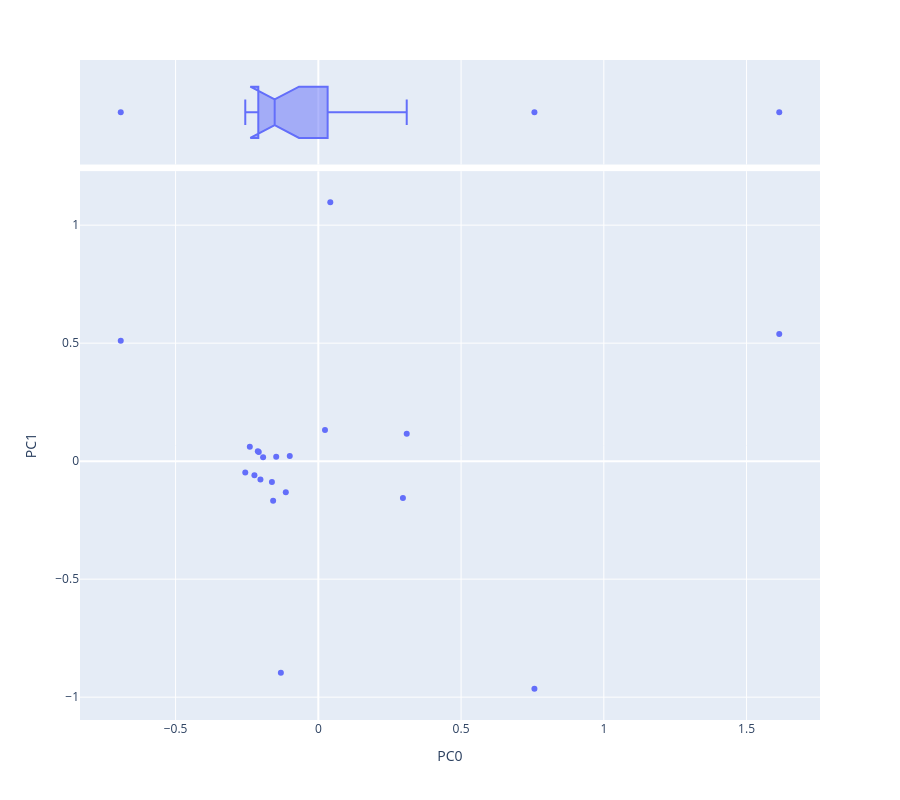

This figure's notebook cell:
### Code cell
vis_pcs(TCM, 0, 1)

### Figure 1 — Plotly figure (JSON) as saved in the notebook; plotly's stock layout.template omitted (floating-point values rounded to 4 significant figures)
{"data": [{"hovertemplate": "<b>%{hovertext}</b><br><br>PC0=%{x}<br>PC1=%{y}<extra></extra>", "hovertext": ["T00", "T01", "T02", "T03", "T04", "T05", "T06", "T07", "T08", "T09", "T10", "T11", "T12", "T13", "T14", "T15", "T16", "T17", "T18", "T19"], "legendgroup": "", "marker": {"color": "#636efa", "symbol": "circle"}, "mode": "markers", "name": "", "orientation": "v", "showlegend": false, "type": "scatter", "x": [-0.1583, -0.2027, -0.24, 0.02332, -0.2559, -0.1001, -0.6921, 0.2963, -0.1626, -0.2086, 1.615, -0.2119, -0.1476, 0.3096, -0.1935, -0.1313, 0.0419, -0.2239, -0.114, 0.7569], "xaxis": "x", "y": [-0.1677, -0.07734, 0.06057, 0.1317, -0.04816, 0.0213, 0.5105, -0.1564, -0.08833, 0.03893, 0.5384, 0.04207, 0.01829, 0.1165, 0.01613, -0.8963, 1.097, -0.06008, -0.1322, -0.9647], "yaxis": "y"}, {"alignmentgroup": "True", "hovertemplate": "<b>%{hovertext}</b><br><br>PC0=%{x}<extra></extra>", "hovertext": ["T00", "T01", "T02", "T03", "T04", "T05", "T06", "T07", "T08", "T09", "T10", "T11", "T12", "T13", "T14", "T15", "T16", "T17", "T18", "T19"], "legendgroup": "", "marker": {"color": "#636efa", "symbol": "circle"}, "name": "", "notched": true, "offsetgroup": "", "showlegend": false, "type": "box", "x": [-0.1583, -0.2027, -0.24, 0.02332, -0.2559, -0.1001, -0.6921, 0.2963, -0.1626, -0.2086, 1.615, -0.2119, -0.1476, 0.3096, -0.1935, -0.1313, 0.0419, -0.2239, -0.114, 0.7569], "xaxis": "x2", "yaxis": "y2"}], "layout": {"height": 800, "legend": {"tracegroupgap": 0}, "margin": {"t": 60}, "xaxis": {"anchor": "y", "domain": [0, 1], "title": {"text": "PC0"}}, "xaxis2": {"anchor": "y2", "domain": [0, 1], "matches": "x", "showgrid": true, "showticklabels": false}, "yaxis": {"anchor": "x", "domain": [0, 0.8316], "title": {"text": "PC1"}}, "yaxis2": {"anchor": "x2", "domain": [0.8416, 1], "matches": "y2", "showgrid": false, "showline": false, "showticklabels": false, "ticks": ""}}}
